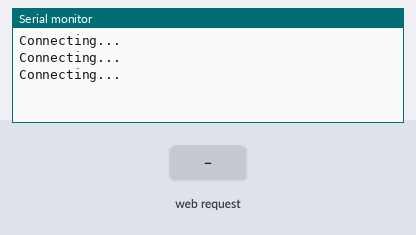
A sketch run on a simulated ESP8266 (NodeMCU). On the bench: the last lines printed to the serial monitor. The inputs (shaded band) are chosen by the test bench. WiFi joins after 1.5 s; servers stay silent unless stated.

Above: at 2.7 s.
2.8 s: HTTP request GET /update received
At 3.5 s:
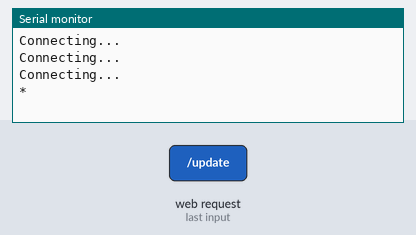
4.3 s: HTTP request GET /otonom received
At 5.4 s:
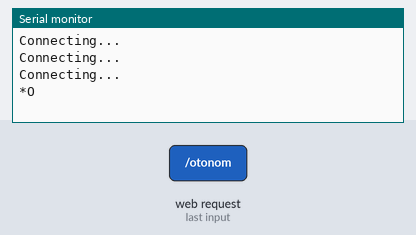

The sketch:

alver.ino
```cpp
#include <ESP8266WiFi.h>
#include <WiFiClient.h>
#include <ESP8266WebServer.h>
#include <MFRC522.h>
#include <SPI.h>

//RFID pinleri
int RST_PIN = 9;
int SS_PIN = 10;
MFRC522 rfid(SS_PIN,RST_PIN);
byte ID[4] = {6,16,239,197};

const char *ssid = "SUPERONLINE_WiFi_4614";
const char *password = "t5CuNKueHphC";
IPAddress ip(192, 168, 1, 200);
IPAddress gateway(192, 168, 1, 1);
IPAddress subnet(255, 255, 255, 0);
ESP8266WebServer server(80);

String  resp;
bool isYavas = false;

void setup() {
  Serial.begin(9600);
  SPI.begin();
  rfid.PCD_Init();

  WiFi.begin(ssid, password);
  while (WiFi.status() != WL_CONNECTED)
  {
      delay(500);
      Serial.println("Connecting...");
  }
  WiFi.config(ip, gateway, subnet);

  server.on("/update", handle);
  server.on("/otonom", handleOtonom);
  server.begin();
}

void handle(){
  if(isYavas == true){
    server.send(200,"text/plain","yavas");
    isYavas == false;
  }else{
    server.send(200,"text/plain","CONNECTED");
  }
  resp = server.arg("value");
  Serial.print(resp + "*");   // * = 42 ascii
}

void handleOtonom(){
  Serial.print("O");
  if(Serial.available() > 0){
    int otonomDurum = Serial.read();
    if (otonomDurum == 77){
      //otonom iş bitince bu alttaki gidicek
      server.send(200,"text/plain","ELLE");
    }
    else if(isYavas == true){
    server.send(200,"text/plain","yavas");
    isYavas == false;
  }
    else{
      server.send(200,"text/plain","CONNECTED");
    }
  }
}

void loop() {
  readKey();
  server.handleClient();
}

void readKey(){

  if(! rfid.PICC_IsNewCardPresent()){
      return;
  }
  if(! rfid.PICC_ReadCardSerial()){
      return;
  }
  if(rfid.uid.uidByte[0] == ID[0] &&
  rfid.uid.uidByte[1] == ID[1] &&
  rfid.uid.uidByte[2] == ID[2] &&
  rfid.uid.uidByte[3] == ID[3]){

  isYavas = true;
  }
  rfid.PICC_HaltA();
}
```

Measured:
- after the input at 2.8 s, the serial monitor: prints a new line at once (image 1)
- after the input at 4.3 s, the serial monitor: prints a new line at once (image 2)
